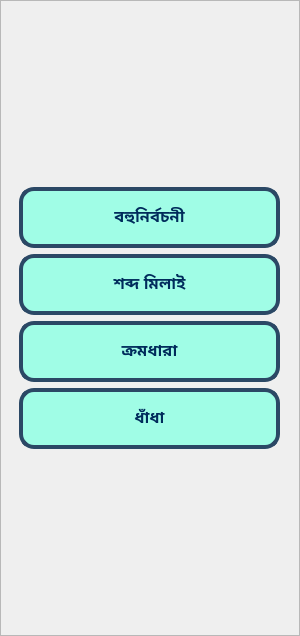
               <widget class="QFrame" name="eval_left_frame">
                <property name="minimumSize">
                 <size>
                  <width>300</width>
                  <height>636</height>
                 </size>
                </property>
                <property name="maximumSize">
                 <size>
                  <width>300</width>
                  <height>636</height>
                 </size>
                </property>
                <property name="styleSheet">
                 <string notr="true"/>
                </property>
                <property name="frameShape">
                 <enum>QFrame::StyledPanel</enum>
                </property>
                <property name="frameShadow">
                 <enum>QFrame::Raised</enum>
                </property>
                <layout class="QGridLayout" name="gridLayout_5">
                 <item row="0" column="1">
                  <spacer name="verticalSpacer_3">
                   <property name="orientation">
                    <enum>Qt::Vertical</enum>
                   </property>
                   <property name="sizeHint" stdset="0">
                    <size>
                     <width>20</width>
                     <height>164</height>
                    </size>
                   </property>
                  </spacer>
                 </item>
                 <item row="1" column="0">
                  <spacer name="horizontalSpacer_11">
                   <property name="orientation">
                    <enum>Qt::Horizontal</enum>
                   </property>
                   <property name="sizeHint" stdset="0">
                    <size>
                     <width>13</width>
                     <height>20</height>
                    </size>
                   </property>
                  </spacer>
                 </item>
                 <item row="1" column="1">
                  <widget class="QPushButton" name="task_btn_mcq">
                   <property name="minimumSize">
                    <size>
                     <width>261</width>
                     <height>61</height>
                    </size>
                   </property>
                   <property name="font">
                    <font>
                     <family>Hind Siliguri Medium</family>
                     <pointsize>12</pointsize>
                     <weight>75</weight>
                     <bold>true</bold>
                    </font>
                   </property>
                   <property name="cursor">
                    <cursorShape>PointingHandCursor</cursorShape>
                   </property>
                   <property name="styleSheet">
                    <string notr="true">QPushButton {
background-color: rgb(160, 253, 230);
color:  rgb(0, 43, 91) ;
border-radius: 15px;
border: 4px solid rgb(43, 72, 101);
}

QPushButton::hover:!pressed {
	
	background-color: rgb(143, 227, 207);
	color: rgb(0, 43, 91);

}</string>
                   </property>
                   <property name="text">
                    <string>বহুনির্বচনী</string>
                   </property>
                   <property name="icon">
                    <iconset>
                     <normaloff>../Images/mcq.png</normaloff>../Images/mcq.png</iconset>
                   </property>
                   <property name="iconSize">
                    <size>
                     <width>20</width>
                     <height>30</height>
                    </size>
                   </property>
                  </widget>
                 </item>
                 <item row="1" column="2">
                  <spacer name="horizontalSpacer_25">
                   <property name="orientation">
                    <enum>Qt::Horizontal</enum>
                   </property>
                   <property name="sizeHint" stdset="0">
                    <size>
                     <width>13</width>
                     <height>20</height>
                    </size>
                   </property>
                  </spacer>
                 </item>
                 <item row="2" column="0">
                  <spacer name="horizontalSpacer_10">
                   <property name="orientation">
                    <enum>Qt::Horizontal</enum>
                   </property>
                   <property name="sizeHint" stdset="0">
                    <size>
                     <width>40</width>
                     <height>20</height>
                    </size>
                   </property>
                  </spacer>
                 </item>
                 <item row="2" column="1">
                  <widget class="QPushButton" name="task_btn_matching">
                   <property name="minimumSize">
                    <size>
                     <width>261</width>
                     <height>61</height>
                    </size>
                   </property>
                   <property name="font">
                    <font>
                     <family>Hind Siliguri Medium</family>
                     <pointsize>12</pointsize>
                     <weight>75</weight>
                     <bold>true</bold>
                    </font>
                   </property>
                   <property name="cursor">
                    <cursorShape>PointingHandCursor</cursorShape>
                   </property>
                   <property name="styleSheet">
                    <string notr="true">QPushButton {
background-color: rgb(160, 253, 230);
color:  rgb(0, 43, 91) ;
border-radius: 15px;
border: 4px solid rgb(43, 72, 101);
}

QPushButton::hover:!pressed {
	
	background-color: rgb(143, 227, 207);
	color: rgb(0, 43, 91);

}</string>
                   </property>
                   <property name="text">
                    <string>শব্দ মিলাই</string>
                   </property>
                   <property name="icon">
                    <iconset>
                     <normaloff>../Images/connect_icon.png</normaloff>../Images/connect_icon.png</iconset>
                   </property>
                   <property name="iconSize">
                    <size>
                     <width>28</width>
                     <height>50</height>
                    </size>
                   </property>
                  </widget>
                 </item>
                 <item row="2" column="2">
                  <spacer name="horizontalSpacer_13">
                   <property name="orientation">
                    <enum>Qt::Horizontal</enum>
                   </property>
                   <property name="sizeHint" stdset="0">
                    <size>
                     <width>40</width>
                     <height>20</height>
                    </size>
                   </property>
                  </spacer>
                 </item>
                 <item row="3" column="0">
                  <spacer name="horizontalSpacer_24">
                   <property name="orientation">
                    <enum>Qt::Horizontal</enum>
                   </property>
                   <property name="sizeHint" stdset="0">
                    <size>
                     <width>13</width>
                     <height>20</height>
                    </size>
                   </property>
                  </spacer>
                 </item>
                 <item row="3" column="1">
                  <widget class="QPushButton" name="task_btn_sequence">
                   <property name="minimumSize">
                    <size>
                     <width>261</width>
                     <height>61</height>
                    </size>
                   </property>
                   <property name="font">
                    <font>
                     <family>Hind Siliguri Medium</family>
                     <pointsize>12</pointsize>
                     <weight>75</weight>
                     <bold>true</bold>
                    </font>
                   </property>
                   <property name="cursor">
                    <cursorShape>PointingHandCursor</cursorShape>
                   </property>
                   <property name="styleSheet">
                    <string notr="true">QPushButton {
background-color: rgb(160, 253, 230);
color:  rgb(0, 43, 91) ;
border-radius: 15px;
border: 4px solid rgb(43, 72, 101);
}

QPushButton::hover:!pressed {
	
	background-color: rgb(143, 227, 207);
	color: rgb(0, 43, 91);

}</string>
                   </property>
                   <property name="text">
                    <string>ক্রমধারা</string>
                   </property>
                   <property name="icon">
                    <iconset>
                     <normaloff>../Images/sequence_icon.png</normaloff>../Images/sequence_icon.png</iconset>
                   </property>
                   <property name="iconSize">
                    <size>
                     <width>26</width>
                     <height>50</height>
                    </size>
                   </property>
                  </widget>
                 </item>
                 <item row="3" column="2">
                  <spacer name="horizontalSpacer_14">
                   <property name="orientation">
                    <enum>Qt::Horizontal</enum>
                   </property>
                   <property name="sizeHint" stdset="0">
                    <size>
                     <width>40</width>
                     <height>20</height>
                    </size>
                   </property>
                  </spacer>
                 </item>
                 <item row="4" column="0">
                  <spacer name="horizontalSpacer_12">
                   <property name="orientation">
                    <enum>Qt::Horizontal</enum>
                   </property>
                   <property name="sizeHint" stdset="0">
                    <size>
                     <width>40</width>
                     <height>20</height>
                    </size>
                   </property>
                  </spacer>
                 </item>
                 <item row="4" column="1">
                  <widget class="QPushButton" name="task_btn_puzzle">
                   <property name="minimumSize">
                    <size>
                     <width>261</width>
                     <height>61</height>
                    </size>
                   </property>
                   <property name="font">
                    <font>
                     <family>Hind Siliguri Medium</family>
                     <pointsize>12</pointsize>
                     <weight>75</weight>
                     <bold>true</bold>
                    </font>
                   </property>
                   <property name="cursor">
                    <cursorShape>PointingHandCursor</cursorShape>
                   </property>
                   <property name="styleSheet">
                    <string notr="true">QPushButton {
background-color: rgb(160, 253, 230);
color:  rgb(0, 43, 91) ;
border-radius: 15px;
border: 4px solid rgb(43, 72, 101);
}

QPushButton::hover:!pressed {
	
	background-color: rgb(143, 227, 207);
	color: rgb(0, 43, 91);

}</string>
                   </property>
                   <property name="text">
                    <string>ধাঁধা</string>
                   </property>
                   <property name="icon">
                    <iconset>
                     <normaloff>../Images/puzzle_icon.png</normaloff>../Images/puzzle_icon.png</iconset>
                   </property>
                   <property name="iconSize">
                    <size>
                     <width>20</width>
                     <height>30</height>
                    </size>
                   </property>
                  </widget>
                 </item>
                 <item row="4" column="2">
                  <spacer name="horizontalSpacer_15">
                   <property name="orientation">
                    <enum>Qt::Horizontal</enum>
                   </property>
                   <property name="sizeHint" stdset="0">
                    <size>
                     <width>40</width>
                     <height>20</height>
                    </size>
                   </property>
                  </spacer>
                 </item>
                 <item row="5" column="1">
                  <spacer name="verticalSpacer_4">
                   <property name="orientation">
                    <enum>Qt::Vertical</enum>
                   </property>
                   <property name="sizeHint" stdset="0">
                    <size>
                     <width>20</width>
                     <height>163</height>
                    </size>
                   </property>
                  </spacer>
                 </item>
                </layout>
               </widget>
